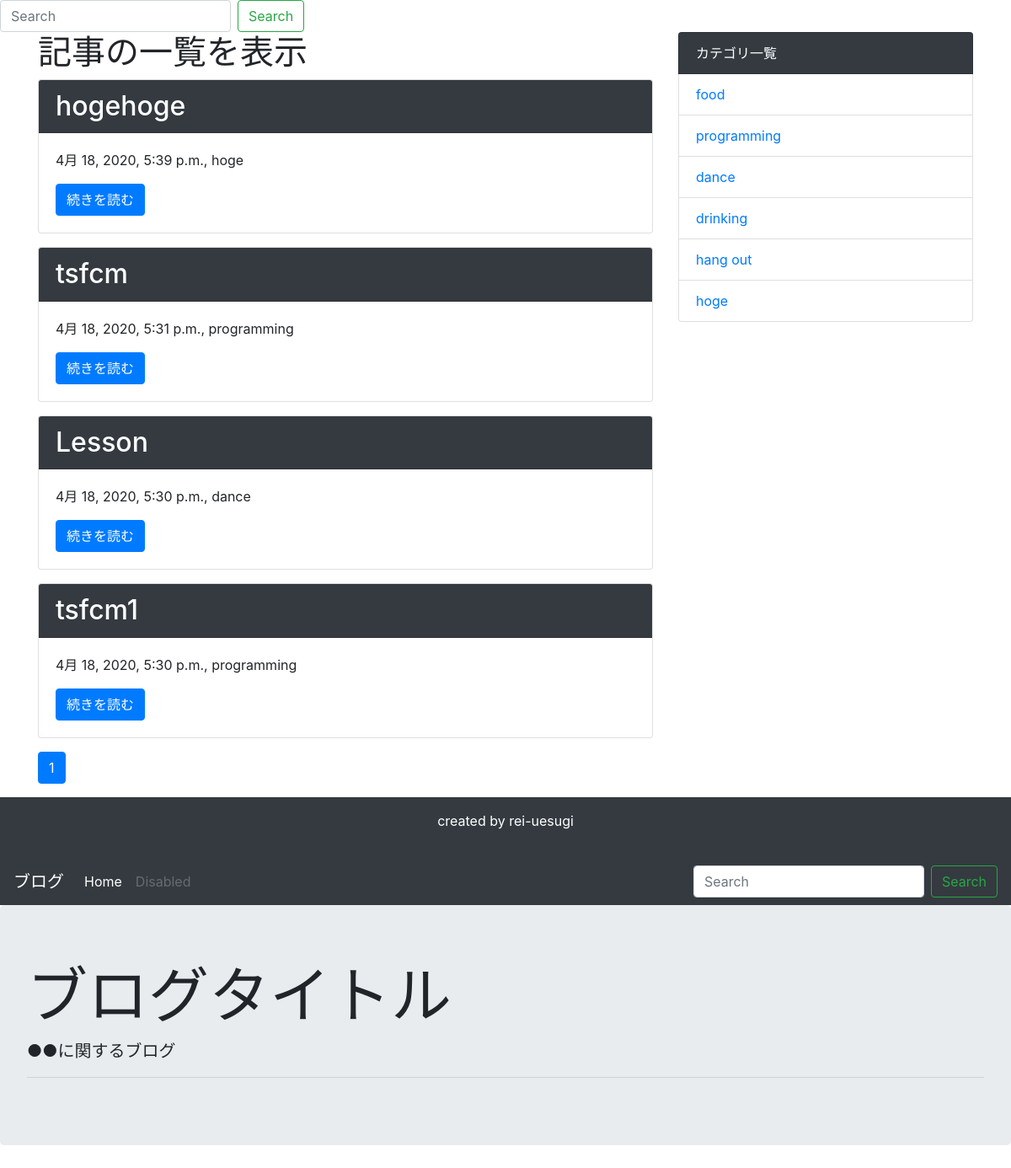
The page / on the database its author committed.
### blog/models.py (models this page shows, shortened)
class Post(models.Model):
    title = models.CharField('タイトル', max_length=100)
    text = models.TextField('本文')
    created_at = models.DateTimeField('作成日',default=timezone.now)
    category = models.ForeignKey(
        Category, verbose_name = 'カテゴリ', on_delete = models.PROTECT
    )

class Category(models.Model):
    name = models.CharField('カテゴリー名', max_length=200)
    created_at = models.DateTimeField('作成日',default=timezone.now)
    def __str__(self):
        return self.name

### blog/views.py (the view)
# urls.py: path('',views.IndexView.as_view(),name='index'),
class IndexView(generic.ListView):
    template_name = 'blog/post_list.html'
    model = Post
    paginate_by = 10
    def get_queryset(self):
        queryset = Post.objects.order_by('-created_at')
        keyword = self.request.GET.get('keyword')
        if keyword:
            queryset = queryset.filter(
                Q(title__icontains=keyword) | Q(text__icontains=keyword)
            )
        return queryset

### blog/context_processors.py (called while the page is built)
def common(request):
    context ={
        'category_list':Category.objects.all(),
    }
    return context

### blog/templatetags/mytag.py (called while the page is built)
@register.simple_tag
def url_replace(request,field,value):
    url_dict = request.GET.copy()
    url_dict[field] = value
    return url_dict.urlencode()

### blog/templates/blog/post_list.html
{% extends 'blog/base.html' %}
{% block content %}
<h1>記事の一覧を表示</h1>
{% for post in post_list %}
<div class="card mb-3">
    <h2 class="card-header bg-dark text-white">{{ post.title }}</h2>
    <div class="card-body">
      <p>{{ post.created_at }}, {{ post.category }}</p>
      <a href="{% url 'blog:detail' post.pk %}" class="btn btn-primary">続きを読む</a>
    </div>
</div>
{% endfor %}
{% include 'blog/pagination.html' %}
{% endblock %}

### blog/templates/blog/base.html (shortened to what this page needs)
<!doctype html>
<html lang="ja">
  <head>
    <link rel="stylesheet" href="https://stackpath.bootstrapcdn.com/bootstrap/4.4.1/css/bootstrap.min.css">
  </head>
  <form class="form-inline my-2 my-lg-0" method="GET" action="{% url 'blog:index' %}">
    <input class="form-control mr-sm-2" type="text" placeholder="Search" aria-label="Search" name="keyword">
    <button class="btn btn-outline-success my-2 my-sm-0" type="submit">Search</button>
  </form>
  <body>
      <div class="container">
        <div class="row">
          <div class="col-md-8">
            {% block content %}
            {% endblock %}
          </div>
          <div class="col-md-4">
            <ul class="list-group">
              <li class="list-group-item bg-dark text-white">カテゴリ一覧</li>
              {% for category in category_list %}
              <li class="list-group-item"><a href="{% url 'blog:category' category.pk %}">{{ category }}<a href="{% url 'blog:category' category.pk %}"></a></li>
              {% endfor %}
          </ul>
          </div>
       </div>
      </div>
      <footer class="bg-dark text-white text-center py-3">
        <p>created by rei-uesugi</p>
    </footer>
  </body>
  <nav class="navbar navbar-expand-lg navbar-dark bg-dark">
    <a class="navbar-brand" href="#">ブログ</a>
    <div class="collapse navbar-collapse" id="navbarSupportedContent">
      <ul class="navbar-nav mr-auto">
        <li class="nav-item active">
          <a class="nav-link" href="{% url 'blog:index' %}">Home</a>
        </li>
        <li class="nav-item">
          <a class="nav-link disabled" href="#">Disabled</a>
        </li>
      </ul>
      <form class="form-inline my-2 my-lg-0">
        <input class="form-control mr-sm-2" type="text" placeholder="Search" aria-label="Search">
        <button class="btn btn-outline-success my-2 my-sm-0" type="submit">Search</button>
      </form>
    </div>
  </nav>
  <div class="jumbotron">
    <h1 class="display-3">ブログタイトル</h1>
    <p class="lead">●●に関するブログ</p>
    <hr class="my-2">
  </div>
</html>

### blog/templates/blog/pagination.html (shortened to what this page needs)
{% load mytag %}
<nav aria-label="Page navigation">
  <ul class="pagination">
      {% for link_page in page_obj.paginator.page_range %}
        {% if link_page == page_obj.number %}
          <li class="page-item active">
            <a class="page-link" href="?{% url_replace request 'page' link_page %}">
              {{ link_page }}
            </a>
          </li>
        {% else %}
          <li class="page-item">
            <a class="page-link" href="?{% url_replace request 'page' link_page %}">
              {{ link_page }}
            </a>
          </li>
        {% endif %}
      {% endfor %}
  </ul>
</nav>

### rows shown on the page
Post: title "hogehoge", created_at "4月 18, 2020, 5:39 p.m.", category "hoge"
Post: title "tsfcm", created_at "4月 18, 2020, 5:31 p.m.", category "programming"
Post: title "Lesson", created_at "4月 18, 2020, 5:30 p.m.", category "dance"
Post: title "tsfcm1", created_at "4月 18, 2020, 5:30 p.m.", category "programming"
Category: name "food"
Category: name "programming"
Category: name "dance"
Category: name "drinking"
Category: name "hang out"
Category: name "hoge"

### other values the page prints
{{ link_page }} "1"
